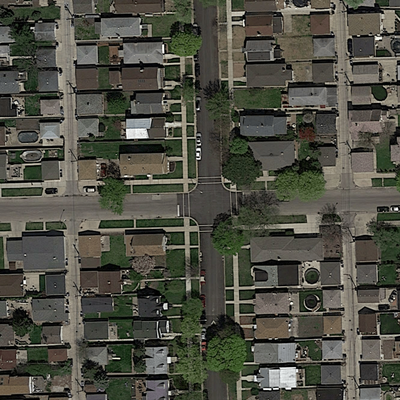
#> input picture training/images/satImage_001.png, 400 x 400 px
$ python image_augmentation.py
#> lines starting #> are read from the running program, lines starting #| are printed output that depends on the picture
### helpers.py

import matplotlib.image as mpimg
import numpy as np
import matplotlib.pyplot as plt
import os,sys
from PIL import Image
from matplotlib.colors import rgb_to_hsv, hsv_to_rgb

#Images are treated in hsv if not explicitly specified
def load_image(infilename, mode='hsv'):
#> called with infilename = './training/images/satImage_001.png', mode = 'rgb'
    data = mpimg.imread(infilename)
#> data is the input picture: shape (400, 400, 3) float32; mean R, G, B 0.309, 0.309, 0.268
    if len(data.shape) == 3 and mode is 'hsv':
        data = rgb_to_hsv(data)
    return data

#The image are saved in black and white
def save_image(outfilename, data):
    data3 = Image.fromarray((data * 255).astype(np.uint8))
    data3.save(outfilename)

def load_all(path,mode='hsv'):
    files = os.listdir(path)
    n = len(files)
    print('loading '+str(n)+' images')
    imgs = [load_image(path + files[i],mode) for i in range(n)]
#> imgs = 1 item
    return imgs,n

### image_augmentation.py
import matplotlib.image as mpimg
import numpy as np
import matplotlib.pyplot as plt
import os,sys
from PIL import Image
from helpers import load_all,save_image,load_image

def main():
    mode = 'rgb'
    root_dir = "./training/"

    image_dir = root_dir + "images/"
    gt_dir = root_dir + "groundtruth/"

    imgs,_ = load_all(image_dir,mode)
#> imgs = 1 item
    gt_imgs,_ = load_all(gt_dir,mode)
#> call 2 of load_image, with infilename = './training/groundtruth/satImage_004.png', mode = 'rgb'
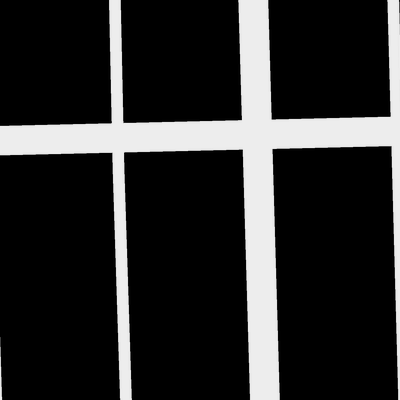
#> input picture training/groundtruth/satImage_004.png, 400 x 400 px
#> in load_image, data is the input picture: shape (400, 400) float32; min 0, max 0.929, mean 0.173
#> gt_imgs = 1 item
    count = 0

    #If augmented_training does not exist we create all directories.
    new_image_dir = './augmented_training/satellite/'
    new_gt_dir = './augmented_training/ground_truth/'

    if not os.path.exists('./augmented_training/'):
            os.makedirs('./augmented_training/')
            os.makedirs(new_image_dir)
            os.makedirs(new_gt_dir)


    for i, (img, gt_img) in enumerate(zip(imgs, gt_imgs)):
        tmp = img
        gt_tmp = gt_img
        for k in range(2):
            for j in range(4):
                save_image(new_image_dir + 'sat_{}.png'.format(count), tmp)
                save_image(new_gt_dir + 'gt_{}.png'.format(count), gt_tmp)
                tmp = np.rot90(tmp)
                gt_tmp = np.rot90(gt_tmp)
                count += 1
            tmp = np.flip(tmp, 0)
            gt_tmp = np.flip(gt_tmp, 0)
#> this loop made 1 pass
#> pass 1, in save_image (call 3), `data3 = Image.fromarray((data * 255).astype(np.uint8))`:
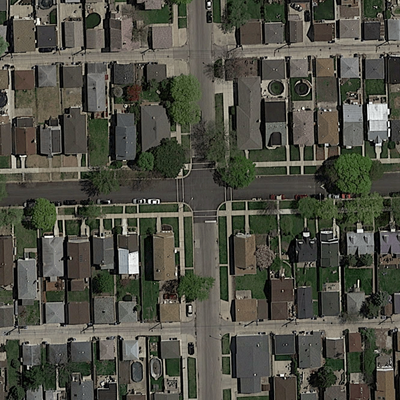
#> data3: PIL image 400x400 RGB; mean R, G, B 78.8, 78.9, 68.4
#> pass 1, in save_image (call 4), `data3 = Image.fromarray((data * 255).astype(np.uint8))`:
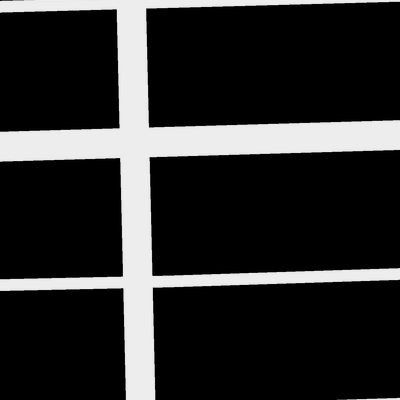
#> data3: PIL image 400x400 L; min 0, max 237, mean 44.2
#> after the loop, count = 8

    #We produce 8 images from one image (included)

if __name__ == "__main__":
    main()
